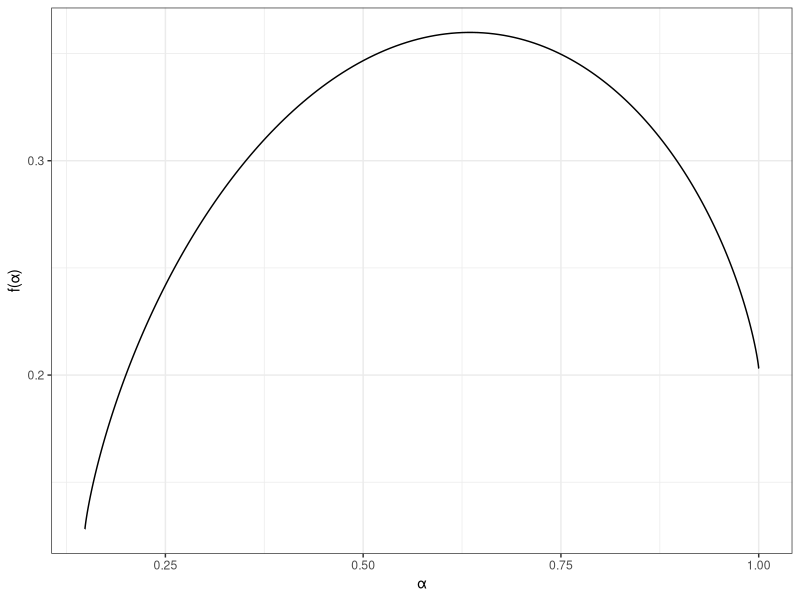
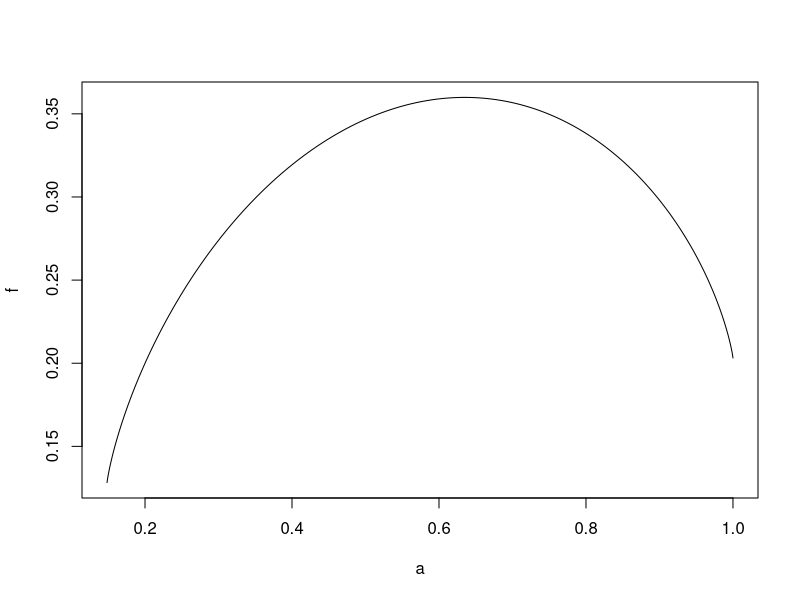
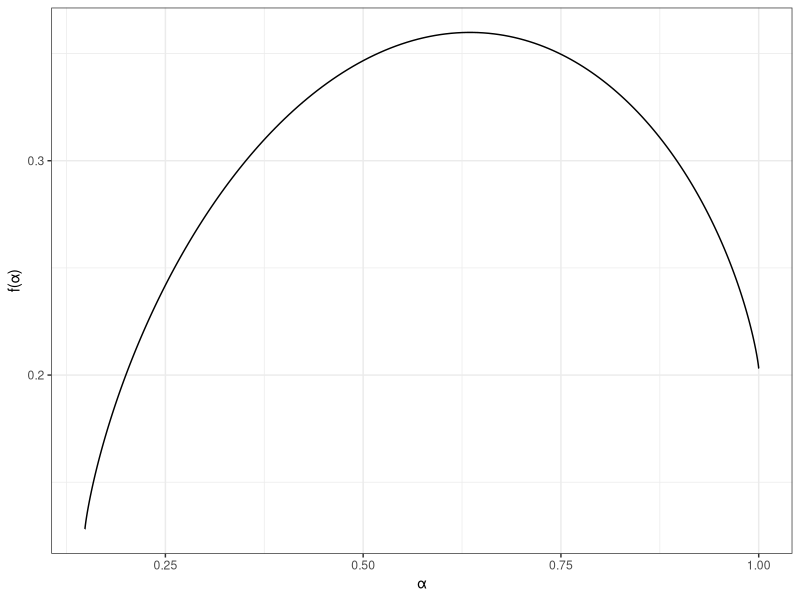

Source code (R) for these figures, in order:
# Функция для расчета значений для построения мультифрактального спектра
# Первый аргумент (v) - вектор, содержащий численности по видам
# Второй аргумент (Qmin) - начальное значение q (необязательный)
# Третий аргумент (Qmax) - конечное значение q (необязательный)
# Четвертый аргумент (step) - шаг изменения q (необязательный)
# Возвращает лист, состоящий из 2х дата фреймов:
# vars - содержит в себе следующие переменные:
#   q - порядки моментов
#   M - моменты распределения особей (фитомассы) по видам
#   t - скейлинговые показатели
#   D - обобщенные размерности Реньи
# mfs - содержит в себе следующие переменные:
#   a - индексы сингулярности
#   f - спектр сингулярностей
mfa <- function(v, Qmin = -7, Qmax = 5, step = 0.01){ 
  v <- v[v != 0]
  p <- v/sum(v) # переходим к относительным частотам
  q <- seq(Qmin, Qmax, step) # создаем вектор порядков моментов распределения особей (фитомассы) по видам
  
  M <- sapply(q, FUN = function(i) sum(p^i)) # считаем моменты
  t <- log(M)/log(sum(v)) # рассчитываем скейлинговые показатели
  D <- t/(1 - q) # рассчитываем обобщенные размерности Реньи
  
  a <- (t[1:(length(t) - 1)] - t[2:length(t)])/step # дискретно считаем производную от показателе массы (индексы сингулярности)
  f <- q[-1]*a + t[-1] # считаем спектр сингулярностей
  
  return(list(vars = data.frame(q = q, M = M, t = t, D = D), mfs = data.frame(a = a, f = f))) 
}

# образец рассчета
mf <- mfa(c(1,1,1,10,10,100,100))

# построение мультифрактального спектра с помощью библиотеки ggplot2
library(ggplot2) # подключение библиотеки
ggplot(mf$mfs, aes(x = a, y = f)) +
  geom_line() + # отрисовка линии
  # geom_point() + # построение точек
  labs(x = "\u03B1", y = "f(\u03B1)") + # подписи осей
  theme_bw() # задание темы
ggsave('plot_mfa.jpeg', width = 10, height = 8) # сохранение изображения в рабочую директорию

# построение мультифрактального спектра средствами самого R
plot(f ~ a, data = mf$mfs, type = 'l')
